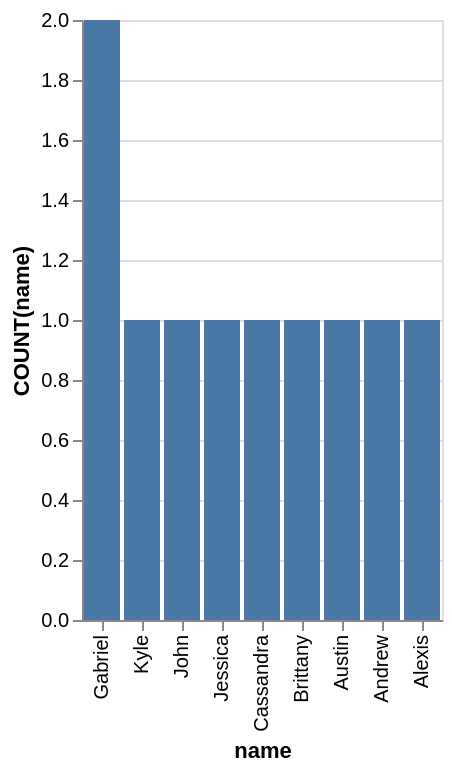

Vega-Lite specification stored for this chart:
### Vega-Lite specification from a JSON file in a GitHub repository (floating-point values rounded to 4 significant figures)
{"data": {"values": [{"x_data": "Gabriel", "y_data": 2}, {"x_data": "Kyle", "y_data": 1}, {"x_data": "John", "y_data": 1}, {"x_data": "Jessica", "y_data": 1}, {"x_data": "Cassandra", "y_data": 1}, {"x_data": "Brittany", "y_data": 1}, {"x_data": "Austin", "y_data": 1}, {"x_data": "Andrew", "y_data": 1}, {"x_data": "Alexis", "y_data": 1}]}, "mark": "bar", "encoding": {"x": {"field": "x_data", "type": "nominal", "title": "name", "sort": {"op": "sum", "field": "y_data", "order": "descending"}}, "y": {"field": "y_data", "type": "quantitative", "title": "COUNT(name)"}}}
